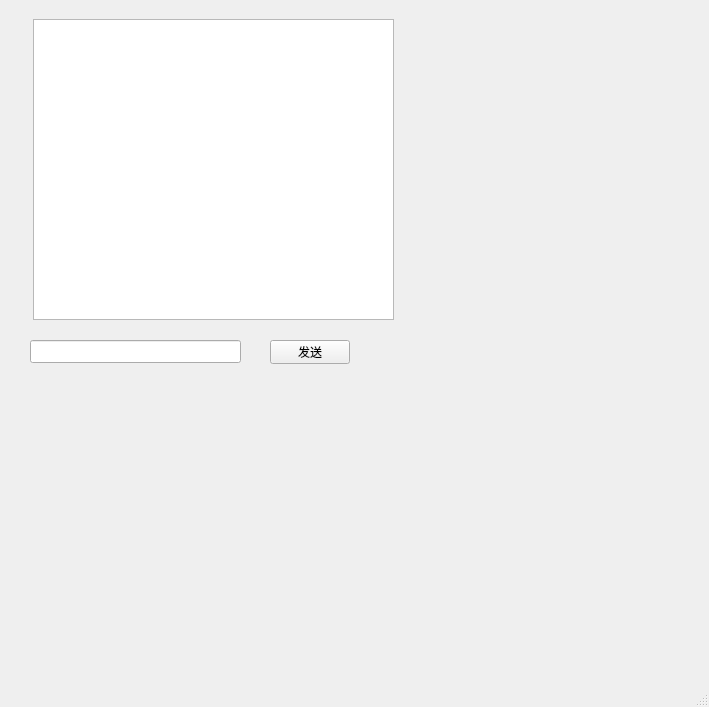
<?xml version="1.0" encoding="UTF-8"?>
<ui version="4.0">
 <class>MainWindow</class>
 <widget class="QMainWindow" name="MainWindow">
  <property name="geometry">
   <rect>
    <x>0</x>
    <y>0</y>
    <width>709</width>
    <height>707</height>
   </rect>
  </property>
  <property name="windowTitle">
   <string>QtChat</string>
  </property>
  <widget class="QWidget" name="centralwidget">
   <widget class="QPlainTextEdit" name="chatHistoryEdit">
    <property name="geometry">
     <rect>
      <x>33</x>
      <y>19</y>
      <width>361</width>
      <height>301</height>
     </rect>
    </property>
   </widget>
   <widget class="QLineEdit" name="chatEdit">
    <property name="geometry">
     <rect>
      <x>30</x>
      <y>340</y>
      <width>211</width>
      <height>23</height>
     </rect>
    </property>
   </widget>
   <widget class="QPushButton" name="sendBotton">
    <property name="geometry">
     <rect>
      <x>270</x>
      <y>340</y>
      <width>80</width>
      <height>24</height>
     </rect>
    </property>
    <property name="text">
     <string>发送</string>
    </property>
   </widget>
  </widget>
  <widget class="QMenuBar" name="menubar">
   <property name="geometry">
    <rect>
     <x>0</x>
     <y>0</y>
     <width>709</width>
     <height>21</height>
    </rect>
   </property>
  </widget>
  <widget class="QStatusBar" name="statusbar"/>
  <action name="actionusername">
   <property name="text">
    <string>username</string>
   </property>
  </action>
 </widget>
 <resources/>
 <connections/>
</ui>
